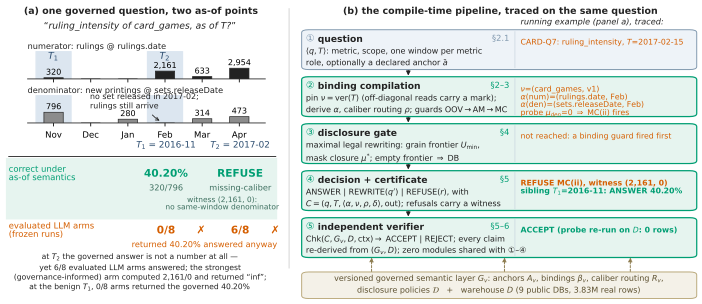

This figure's Python source:
"""Fig.1 (combined) -- the as-of gap (left) and the pipeline that closes it (right).

PILOT2 MIGRATION.  The running example moved from the enterprise rma SKU536-EOL
case to the public card_games instance by author ruling (enterprise data is
motivation only; every number a figure carries must be recomputable from the
public base).  The structure of the float is unchanged -- problem on the left,
pipeline on the right -- and the new instance is strictly sharper: the metric is

    ruling_intensity = rulings issued in the month / new printings released
                       in the month              (BIRD card_games, 803,445 rows)

at T1 = 2016-11 both legs have mass (320/796 = 40.20%, CARD-Q2, certificate
ACCEPT); at T2 = 2017-02 a burst of 2,161 rulings arrives in a month with ZERO
set releases, so the same-window denominator has no mass and the governed
decision is REFUSE missing-caliber (MC(ii)) with the probe as witness (CARD-Q7,
certificate ACCEPT).  The blind row is OBSERVED, not constructed: the frozen
run cache shows 6/8 evaluated LLM arms answered at T2 -- the strongest
(governance-informed) arm assembled the right two legs and returned 2161/0 = "inf"
-- while at the benign T1 0/8 returned the governed value.

Style: figures/style.py is the single source of truth for colour semantics
(green = ours/correct-under-as-of-semantics, vermilion = answered-should-refuse
and the refusal lane, grey = governance-blind data).  Every colour-coded element
carries a redundant encoding (position, label text, glyph); no in-figure type
falls below 5.4 pt at print size.

Numbers come from figures/fig_data_pilot2.json (recomputed from the pilot2
warehouse, the frozen certificates and the frozen run cache by extract_p2.py --
run that first).
"""

import json
import os
import matplotlib.pyplot as plt
from matplotlib.patches import FancyBboxPatch, FancyArrowPatch, Rectangle
import style as S

S.apply()
HERE = os.path.dirname(os.path.abspath(__file__))
D = json.load(open(os.path.join(HERE, "fig_data_pilot2.json")))
R = D["running_example"]

MONTHS = R["months"]                                # 2016-11 .. 2017-04
SHORT = ["Nov", "Dec", "Jan", "Feb", "Mar", "Apr"]
num = [R["rulings"][m] for m in MONTHS]
den = [R["printings"][m] for m in MONTHS]
i_t1 = MONTHS.index(R["t1"])
i_t2 = MONTHS.index(R["t2"])

SPAN = "#DCE6F0"
SPAN_INK = "#2B4C6F"
OURS_FILL = "#E6F4EF"
STORE_FILL = "#F4F1E8"
STORE_EDGE = "#B9A87A"
STORE_INK = "#5C5030"
STAGE_FILL = "#EEF3F8"
STAGE_EDGE = "#7F97AD"

FIG_W, FIG_H = S.FULL_W, 3.02
fig = plt.figure(figsize=(FIG_W, FIG_H))

# One overlay axes in figure coordinates for all hand-placed graphics.
ov = fig.add_axes([0, 0, 1, 1])
ov.set_xlim(0, 1)
ov.set_ylim(0, 1)
ov.axis("off")


def box(x, w, y, h, fill, edge, lw=0.7, r=0.010, z=2):
    ov.add_patch(FancyBboxPatch((x, y), w, h,
                                boxstyle=f"round,pad=0,rounding_size={r}",
                                facecolor=fill, edgecolor=edge, linewidth=lw,
                                zorder=z))


def arrow(x0, y0, x1, y1, color=S.INK, lw=0.8, ls="-", z=4):
    ov.add_patch(FancyArrowPatch((x0, y0), (x1, y1), arrowstyle="-|>",
                                 mutation_scale=6, color=color, lw=lw,
                                 linestyle=ls, zorder=z, shrinkA=0, shrinkB=0))


# =====================================================================
#  LEFT HALF -- the problem: one metric, one question, two as-of points
# =====================================================================
LX0, LX1 = 0.005, 0.393                       # left-half x band
ov.text((LX0 + LX1) / 2, 0.982,
        "(a) one governed question, two as-of points",
        ha="center", va="top", fontsize=6.8, color=S.INK, fontweight="bold")
ov.text((LX0 + LX1) / 2, 0.933,
        "“ruling_intensity of card_games, as of $T$?”",
        ha="center", va="top", fontsize=6.6, color=S.INK, style="italic")

# --- (a1) the governed facts, monthly ------------------------------------
AX_L, AX_W = 0.038, 0.340
for k, (vals, lab, col, ax_bottom) in enumerate((
        (num, "numerator: rulings @ rulings.date", S.INK, 0.742),
        (den, "denominator: new printings @ sets.releaseDate", S.GREY, 0.596))):
    ax = fig.add_axes([AX_L, ax_bottom, AX_W, 0.092])
    for x in (i_t1, i_t2):                      # the two as-of windows under test
        ax.axvspan(x - 0.47, x + 0.47, color=SPAN, zorder=0)
    ax.bar(range(len(MONTHS)), vals, width=0.52, color=col,
           edgecolor=S.INK, linewidth=0.5, zorder=3)
    for x, v in enumerate(vals):
        if v:
            ax.annotate(f"{v:,}", (x, v), ha="center", va="bottom", fontsize=5.8,
                        xytext=(0, 1.0), textcoords="offset points")
    ax.set_ylim(0, max(vals) * 2.60)
    ax.set_xlim(-0.70, len(MONTHS) - 0.30)
    ax.set_title(lab, loc="left", fontsize=5.9, color=S.INK, pad=1.6)
    ax.set_yticks([])
    ax.spines["left"].set_visible(False)
    if k == 0:
        ax.tick_params(labelbottom=False)
        for x, tag in ((i_t1, "$T_1$"), (i_t2, "$T_2$")):
            ax.text(x, max(vals) * 2.55, tag, ha="center", va="top",
                    fontsize=6.8, color=SPAN_INK)
    else:
        ax.set_xticks(range(len(MONTHS)))
        ax.set_xticklabels(SHORT, fontsize=6.2)
        ax.annotate("no set released in 2017-02;\nrulings still arrive",
                    (i_t2 - 0.08, 70), xytext=(0.98, max(den) * 2.02),
                    fontsize=5.7, color=S.INK, va="center", ha="left",
                    arrowprops=dict(arrowstyle="->", lw=0.6, color=S.INK,
                                    connectionstyle="arc3,rad=0.22"))

# --- (a2) the same question at T1 and T2, governed vs observed ------------
XL, XA, XB = LX0 + 0.006, 0.236, 0.342          # label col, T1 col, T2 col
HDR, R1, WIT, R2, FOOT = 0.520, 0.428, 0.328, 0.240, 0.100

ov.text(XA, HDR, f"$T_1$ = {R['t1']}", ha="center", va="center",
        fontsize=6.4, color=SPAN_INK)
ov.text(XB, HDR, f"$T_2$ = {R['t2']}", ha="center", va="center",
        fontsize=6.4, color=SPAN_INK)
ov.plot([XL, LX1], [HDR - 0.035] * 2, lw=0.6, color=S.INK, zorder=3)

t1_rate = R["t1_rate"]

# row 1 -- correct under the as-of semantics this paper defines (GREEN)
ov.add_patch(Rectangle((XL - 0.004, WIT - 0.052), LX1 - XL + 0.006,
                       R1 - WIT + 0.104, facecolor=OURS_FILL, edgecolor="none",
                       zorder=0))
ov.text(XL, R1, "correct under\nas-of semantics", ha="left", va="center",
        fontsize=6.1, color=S.GREEN, linespacing=1.05, zorder=3)
ov.text(XA, R1, f"{100*t1_rate:.2f}%", ha="center", va="center", fontsize=7.6,
        color=S.GREEN, fontweight="bold", zorder=3)
ov.text(XA, R1 - 0.048, f"{R['t1_num']}/{R['t1_den']}", ha="center",
        va="center", fontsize=5.9, color="#3C6E5E", zorder=3)
ov.text(XB, R1, "REFUSE", ha="center", va="center", fontsize=7.6,
        color=S.GREEN, fontweight="bold", zorder=3)
ov.text(XB, R1 - 0.048, "missing-caliber", ha="center", va="center",
        fontsize=5.9, color="#3C6E5E", zorder=3)
ov.text(0.316, WIT, f"witness ({R['t2_num']:,}, {R['t2_den']}):\n"
        "no same-window denominator", ha="center", va="center", fontsize=5.4,
        color="#3C6E5E", linespacing=1.10, zorder=3)

# row 2 -- what the evaluated LLM arms actually returned (frozen run cache)
ov.text(XL, R2, "evaluated LLM arms\n(frozen runs)", ha="left", va="center",
        fontsize=6.1, color=S.VERMILION, linespacing=1.05)
ov.text(XA, R2, f"{R['n_correct_at_t1']}/{R['n_llm']}", ha="center",
        va="center", fontsize=7.6, color=S.VERMILION, fontweight="bold")
ov.text(XA, R2 - 0.048, "returned 40.20%", ha="center", va="center",
        fontsize=5.9, color=S.VERMILION)
ov.text(XB, R2, f"{R['n_answered_at_t2']}/{R['n_llm']}", ha="center",
        va="center", fontsize=7.6, color=S.VERMILION, fontweight="bold")
ov.text(XB, R2 - 0.048, "answered anyway", ha="center", va="center",
        fontsize=5.9, color=S.VERMILION)
for x in (XA + 0.050, XB + 0.050):
    ov.text(x, R2, "✗", ha="center", va="center", fontsize=7.8,
            color=S.VERMILION)

ov.text((LX0 + LX1) / 2, FOOT,
        f"at $T_2$ the governed answer is not a number at all —\n"
        f"yet {R['n_answered_at_t2']}/{R['n_llm']} evaluated LLM arms answered; "
        "the strongest\n(governance-informed) arm computed "
        f"{R['t2_num']:,}/0 and returned “inf”;\nat the benign $T_1$, "
        f"{R['n_correct_at_t1']}/{R['n_llm']} arms returned the governed 40.20%",
        ha="center", va="center", fontsize=5.5, color=S.INK, linespacing=1.22)

# separator between the two halves
ov.plot([0.412, 0.412], [0.115, 0.975], lw=0.6, color="#CCCCCC", zorder=1)

# =====================================================================
#  RIGHT HALF -- the pipeline: question -> binding -> gate -> certificate
# =====================================================================
RX0, RX1 = 0.430, 0.995
ov.text((RX0 + RX1) / 2, 0.982,
        "(b) the compile-time pipeline, traced on the same question",
        ha="center", va="top", fontsize=6.8, color=S.INK, fontweight="bold")

SPLIT = 0.735                                   # stage text | example trace
STAGES = [
    ("①", "question", "§2.1", False,
     "$\\langle q,T\\rangle$: metric, scope, one window per metric\n"
     "role, optionally a declared anchor $\\bar a$",
     "CARD-Q7: ruling_intensity, $T$=2017-02-15"),
    ("②", "binding compilation", "§2–3", True,
     "pin $\\nu=\\mathrm{ver}(T)$ (off-diagonal reads carry a mark);\n"
     "derive $\\alpha$, caliber routing $\\rho$; guards OOV$\\to$AM$\\to$MC",
     "$\\nu$=(card_games, v1)\n"
     "$\\alpha$(num)=(rulings.date, Feb)\n"
     "$\\alpha$(den)=(sets.releaseDate, Feb)\n"
     "probe $\\mu_{den}$=0 $\\Rightarrow$ MC(ii) fires"),
    ("③", "disclosure gate", "§4", True,
     "maximal legal rewriting: grain frontier $U_{\\min}$,\n"
     "mask closure $\\mu^{*}$; empty frontier $\\Rightarrow$ DB",
     "not reached: a binding guard fired first"),
    ("④", "decision + certificate", "§5", True,
     "ANSWER | REWRITE($q'$) | REFUSE($r$), with\n"
     "$C=(q,T,\\langle\\alpha,\\nu,\\rho,\\delta\\rangle,\\mathrm{out})$; refusals carry a witness",
     "REFUSE MC(ii), witness (2,161, 0)\n"
     "@sibling $T_1$=2016-11: ANSWER 40.20%"),
    ("⑤", "independent verifier", "§5–6", True,
     "$\\mathsf{Chk}(C,G_v,D,\\mathrm{ctx})\\to$ ACCEPT | REJECT; every claim\n"
     "re-derived from $(G_v,D)$; zero modules shared with ①–④",
     "ACCEPT (probe re-run on $D$: 0 rows)"),
]

TOP, BOTM = 0.905, 0.150
ROW_H = 0.132
gap = ((TOP - BOTM) - len(STAGES) * ROW_H) / (len(STAGES) - 1)
for i, (cnum, title, sec, ours, body, trace) in enumerate(STAGES):
    y = TOP - ROW_H - i * (ROW_H + gap)
    box(RX0, RX1 - RX0, y, ROW_H, OURS_FILL if ours else STAGE_FILL,
        S.GREEN if ours else STAGE_EDGE, lw=0.9 if ours else 0.7)
    ov.text(RX0 + 0.006, y + ROW_H - 0.014, cnum, fontsize=7.0, va="top",
            ha="left", color=S.GREEN if ours else STAGE_EDGE, zorder=5)
    ov.text(RX0 + 0.023, y + ROW_H - 0.016, title, fontsize=6.6, va="top",
            ha="left", color=S.INK, fontweight="bold", zorder=5)
    ov.text(SPLIT - 0.008, y + ROW_H - 0.016, sec, fontsize=6.0, va="top",
            ha="right", color=S.GREEN if ours else STAGE_EDGE, zorder=5)
    ov.text(RX0 + 0.006, y + ROW_H - 0.058, body, fontsize=5.8, va="top",
            ha="left", color=S.INK, linespacing=1.28, zorder=5)
    ov.plot([SPLIT, SPLIT], [y + 0.006, y + ROW_H - 0.006], lw=0.5,
            color="#C8D4DE", zorder=5)
    lane_col = S.GREEN if trace.startswith("ACCEPT") else S.VERMILION
    for j, line in enumerate(trace.split("\n")):
        col = S.GREEN if line.startswith("@sibling") else lane_col
        ov.text(SPLIT + 0.008, y + ROW_H - 0.028 - j * 0.026,
                line.replace("@sibling", "sibling"), fontsize=5.6, va="top",
                ha="left", color=col, zorder=5,
                fontweight="bold" if i >= 3 else "normal")
    if i < len(STAGES) - 1:
        arrow((RX0 + SPLIT) / 2, y - 0.004, (RX0 + SPLIT) / 2,
              y - gap + 0.004)

ov.text(SPLIT + 0.008, TOP + 0.012, "running example (panel a), traced:",
        fontsize=5.9, va="bottom", ha="left", color=S.INK, style="italic")

# --- the versioned governed store, feeding both halves -------------------
SBY, SBH = 0.014, 0.088
box(RX0, RX1 - RX0, SBY, SBH, STORE_FILL, STORE_EDGE, lw=0.7)
ov.text((RX0 + RX1) / 2, SBY + SBH / 2,
        "versioned governed semantic layer $G_v$: anchors $A_v$, bindings "
        "$\\beta_v$, caliber routing $R_v$,\ndisclosure policies $\\mathcal{D}$"
        "   +   warehouse $D$ (9 public DBs, 3.83M real rows)",
        fontsize=5.8, va="center", ha="center", color=STORE_INK, zorder=5,
        linespacing=1.30)
for x in (0.53, 0.72, 0.90):
    arrow(x, SBY + SBH + 0.002, x, SBY + SBH + 0.048, lw=0.7, ls=(0, (2.2, 1.6)),
          color="#8C7B4E")

out = os.path.join(HERE, "fig1_combined.pdf")
fig.savefig(out, metadata={"CreationDate": None})  # byte-reproducible re-runs
print("wrote", out)
print(f"  T1 {R['t1_num']}/{R['t1_den']}={100*t1_rate:.2f}%  "
      f"({R['n_correct_at_t1']}/{R['n_llm']} LLM arms correct: {R['t1_qid']})")
print(f"  T2 gold=REFUSE {R['t2_gold_refusal']} ({R['t2_num']},{R['t2_den']})  "
      f"{R['n_answered_at_t2']}/{R['n_llm']} answered ({R['t2_qid']}); "
      f"gov arm returned {R['gov_arm_t2_value']}")
